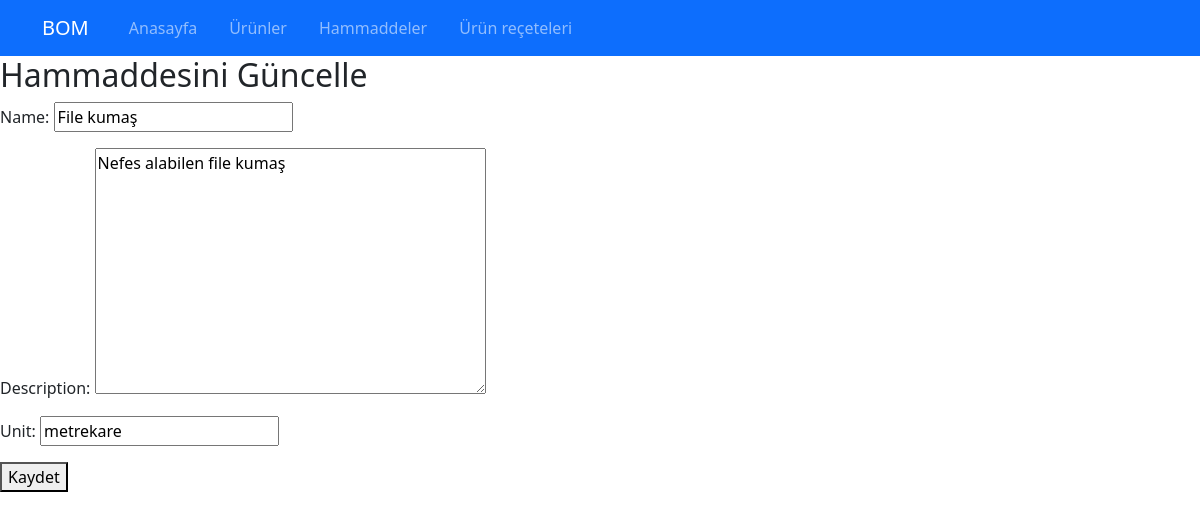
The page /update-raw-material/file-kumas/ on the database its author committed.
### bom/models.py (models this page shows, shortened)
class RawMaterial(models.Model):
    name = models.CharField(max_length=100, unique=True)
    description = models.TextField(blank=True, null=True)
    unit = models.CharField(max_length=20)
    slug = models.SlugField(null=False,unique=True, db_index=True, blank=True, editable=False)

### bom/views.py (the view)
# urls.py: path('update-raw-material/<slug:slug>/', views.update_raw_material, name='update_raw_material'),
def update_raw_material(request, slug):
    raw_material = get_object_or_404(RawMaterial, slug=slug)
    if request.method == 'POST':
        form = RawMaterialForm(request.POST, instance=raw_material)
        if form.is_valid():
            form.save()
            return redirect('rawmaterials')
    else:
        form = RawMaterialForm(instance=raw_material)
    return render(request, 'bom/update_raw_material.html', {'form': form, 'raw_material': raw_material})

### bom/forms.py
class RawMaterialForm(forms.ModelForm):
    class Meta:
        model = RawMaterial
        fields = ['name', 'description', 'unit']

### bom/templates/bom/update_raw_material.html (shortened to what this page needs)
{% extends "base.html" %}
{% block content %}
  <h2>{{ product.name }} Hammaddesini Güncelle</h2>
  <form method="POST">
    {{ form.as_p }}
    <button type="submit">Kaydet</button>
  </form>
{% endblock %}

### rows shown on the page
RawMaterial: name "File kumaş", description "Nefes alabilen file kumaş", unit "metrekare"
